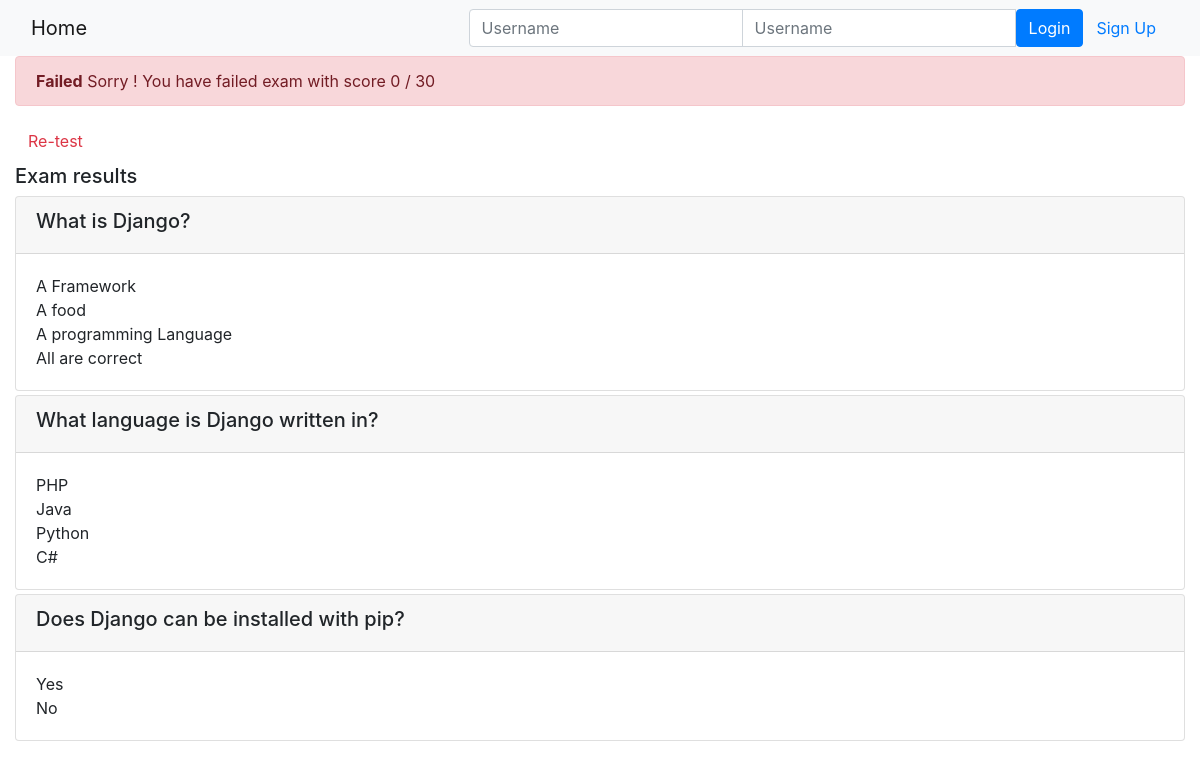
Page /onlinecourse/1/showexamresult/1 on the committed database.
### onlinecourse/models.py (models this page shows)
class Question(models.Model):
    course = models.ForeignKey(Course, on_delete=models.CASCADE);
    question_text = models.CharField(max_length=200, null=False)
    question_grade = models.IntegerField(null=False)
    def is_get_score(self, selected_ids):
        all_answers = self.choice_set.filter(is_correct=True).count()
        selected_correct = self.choice_set.filter(is_correct=True, id__in=selected_ids).count()
        if all_answers == selected_correct:
            return True
        else:
            return False

class Choice(models.Model):
     question = models.ForeignKey(Question, on_delete=models.CASCADE)
     choice_content = models.CharField(max_length=200, null=False)
     is_correct = models.BooleanField(null=False, default=False)

### onlinecourse/views.py (the view)
# urls.py: path('<int:course_id>/showexamresult/<int:submission_id>', views.show_exam_result, name='show_exam_result'),
def show_exam_result(request, course_id, submission_id):
    course = Course.objects.get(pk=course_id)
    submission = Submission.objects.get(pk=submission_id)
    context = {}
    if course is not None and submission is not None:
        total_score = 0
        total_score_obtained = 0
        choices = submission.choices.all()
        for question in course.question_set.all():
            total_score = total_score + question.question_grade
            if question.is_get_score(choices):
                total_score_obtained = total_score_obtained + question.question_grade
        context["course"] = course
        context["selected_ids"] = choices
        context["grade"] = total_score_obtained
        context["maxgrade"] = total_score
        context["gradepercent"] = total_score_obtained / total_score
        return render(request, 'onlinecourse/exam_result_bootstrap.html', context=context)
    else:
        return HttpResponseRedirect(reverse(viewname='onlinecourse:course_list'))

### onlinecourse/templates/onlinecourse/exam_result_bootstrap.html (shortened to what this page needs)
<!DOCTYPE html>
<html lang="en">
<head>
    {% load static %}
    <link rel="stylesheet" href="https://maxcdn.bootstrapcdn.com/bootstrap/4.5.2/css/bootstrap.min.css">
</head>
<body>
 <nav class="navbar navbar-light bg-light">
    <div class="container-fluid">
        <div class="navbar-header">
              <a class="navbar-brand" href="{% url 'onlinecourse:index' %}">Home</a>
        </div>
        <ul class="nav navbar-nav navbar-right">
            {% if user.is_authenticated %}
            <li>
                <a class="btn btn-link" href="#">{{ user.first_name }}({{ user.username }})</a>
                <a class="btn btn-link" href="{% url 'onlinecourse:logout' %}">Logout</a>
            </li>
            {% else %}
            <li>
                <form class="form-inline" action="{% url 'onlinecourse:login' %}" method="post">
                    <div class="input-group">
                        <input type="text" class="form-control" placeholder="Username" name="username" >
                        <input type="password" class="form-control" placeholder="Username" name="psw" >
                        <button class="btn btn-primary" type="submit">Login</button>
                        <a class="btn btn-link" href="{% url 'onlinecourse:registration' %}">Sign Up</a>
                    </div>
                </form>
            </li>
            {% endif %}
        </ul>
    </div>
</nav>
<div class="container-fluid">
    {% if gradepercent > 0.8 %}
    <div class="alert alert-success">
       <b>Congratulations, {{ user.first_name }}!</b> You have passed the exam and completed the course with score {{ grade }} / {{ maxgrade }}
    </div>
        {% else %}
        <div class="alert alert-danger">
            <strong>Failed</strong> Sorry {{ user.first_name }}! You have failed exam with score {{ grade }} / {{ maxgrade }}
        </div>
        <a class="btn btn-link text-danger" href="{% url 'onlinecourse:course_details' course.id %}">Re-test</a>
        {% endif %}
        <div class="card-columns-vertical mt-1">
        <h5 class="">Exam results</h5>
            <div class="card-columns-vertical">
                {% for question in course.question_set.all %}
                    <div class="card mt-1">
                        <div class="card-header"><h5>{{question.question_text}}</h5></div>
                        <div class="card-body">
                            {% for choice in question.choice_set.all %}
                                {% if choice.id in selected_ids and choice.is_correct %}
                                    <span class="green">Correct answer: {{ choice.choice_content }}</span><br>
                                {% else %}
                                    {{ choice.choice_content }}<br>
                                {% endif %}
                            {% endfor %}
                        </div>
                    </div>
                {% endfor %}
            </div>
        </div>
    </div>
</body>
</html>

### rows in the picture
Question: question_text "What is Django?"
Choice: choice_content "A Framework"
Choice: choice_content "A food"
Choice: choice_content "A programming Language"
Choice: choice_content "All are correct"
Question: question_text "What language is Django written in?"
Choice: choice_content "PHP"
Choice: choice_content "Java"
Choice: choice_content "Python"
Choice: choice_content "C#"
Question: question_text "Does Django can be installed with pip?"
Choice: choice_content "Yes"
Choice: choice_content "No"

### other values in the picture
{{ grade }} "0"
{{ maxgrade }} "30"
